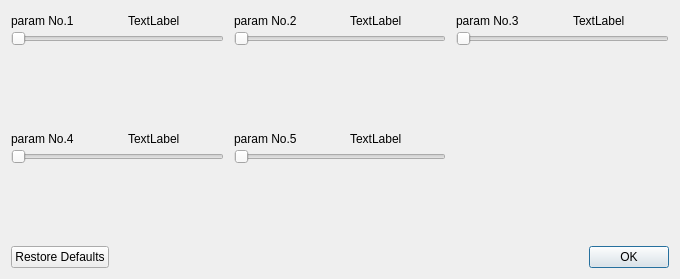
<?xml version="1.0" encoding="UTF-8"?>
<ui version="4.0">
 <class>Dialog5</class>
 <widget class="QDialog" name="Dialog5">
  <property name="geometry">
   <rect>
    <x>0</x>
    <y>0</y>
    <width>680</width>
    <height>279</height>
   </rect>
  </property>
  <property name="maximumSize">
   <size>
    <width>680</width>
    <height>337</height>
   </size>
  </property>
  <property name="windowTitle">
   <string>Manual Fit</string>
  </property>
  <layout class="QGridLayout" name="gridLayout">
   <property name="horizontalSpacing">
    <number>10</number>
   </property>
   <item row="2" column="0" colspan="3">
    <widget class="QDialogButtonBox" name="buttonBox">
     <property name="orientation">
      <enum>Qt::Horizontal</enum>
     </property>
     <property name="standardButtons">
      <set>QDialogButtonBox::Ok|QDialogButtonBox::RestoreDefaults</set>
     </property>
    </widget>
   </item>
   <item row="1" column="1">
    <layout class="QFormLayout" name="formLayout_5">
     <property name="verticalSpacing">
      <number>0</number>
     </property>
     <item row="2" column="0" colspan="2">
      <layout class="QHBoxLayout" name="horizontalLayout_10">
       <property name="spacing">
        <number>0</number>
       </property>
       <item>
        <spacer name="horizontalSpacer_19">
         <property name="orientation">
          <enum>Qt::Horizontal</enum>
         </property>
         <property name="sizeHint" stdset="0">
          <size>
           <width>40</width>
           <height>20</height>
          </size>
         </property>
        </spacer>
       </item>
       <item>
        <spacer name="horizontalSpacer_20">
         <property name="orientation">
          <enum>Qt::Horizontal</enum>
         </property>
         <property name="sizeHint" stdset="0">
          <size>
           <width>40</width>
           <height>20</height>
          </size>
         </property>
        </spacer>
       </item>
      </layout>
     </item>
     <item row="0" column="0" colspan="2">
      <layout class="QHBoxLayout" name="horizontalLayout_9">
       <property name="spacing">
        <number>16</number>
       </property>
       <item>
        <widget class="QLabel" name="lNm5">
         <property name="text">
          <string>param No.5</string>
         </property>
        </widget>
       </item>
       <item>
        <spacer name="horizontalSpacer_17">
         <property name="orientation">
          <enum>Qt::Horizontal</enum>
         </property>
         <property name="sizeHint" stdset="0">
          <size>
           <width>40</width>
           <height>20</height>
          </size>
         </property>
        </spacer>
       </item>
       <item>
        <widget class="QLabel" name="lDig5">
         <property name="text">
          <string>TextLabel</string>
         </property>
        </widget>
       </item>
       <item>
        <spacer name="horizontalSpacer_18">
         <property name="orientation">
          <enum>Qt::Horizontal</enum>
         </property>
         <property name="sizeType">
          <enum>QSizePolicy::Fixed</enum>
         </property>
         <property name="sizeHint" stdset="0">
          <size>
           <width>44</width>
           <height>20</height>
          </size>
         </property>
        </spacer>
       </item>
      </layout>
     </item>
     <item row="1" column="0" colspan="2">
      <widget class="QSlider" name="sld5">
       <property name="orientation">
        <enum>Qt::Horizontal</enum>
       </property>
      </widget>
     </item>
    </layout>
   </item>
   <item row="0" column="1">
    <layout class="QFormLayout" name="formLayout_2">
     <property name="verticalSpacing">
      <number>0</number>
     </property>
     <item row="2" column="0" colspan="2">
      <layout class="QHBoxLayout" name="horizontalLayout_4">
       <property name="spacing">
        <number>0</number>
       </property>
       <item>
        <spacer name="horizontalSpacer_7">
         <property name="orientation">
          <enum>Qt::Horizontal</enum>
         </property>
         <property name="sizeHint" stdset="0">
          <size>
           <width>40</width>
           <height>20</height>
          </size>
         </property>
        </spacer>
       </item>
       <item>
        <spacer name="horizontalSpacer_8">
         <property name="orientation">
          <enum>Qt::Horizontal</enum>
         </property>
         <property name="sizeHint" stdset="0">
          <size>
           <width>40</width>
           <height>20</height>
          </size>
         </property>
        </spacer>
       </item>
      </layout>
     </item>
     <item row="0" column="0" colspan="2">
      <layout class="QHBoxLayout" name="horizontalLayout_3">
       <property name="spacing">
        <number>16</number>
       </property>
       <item>
        <widget class="QLabel" name="lNm2">
         <property name="text">
          <string>param No.2</string>
         </property>
        </widget>
       </item>
       <item>
        <spacer name="horizontalSpacer_5">
         <property name="orientation">
          <enum>Qt::Horizontal</enum>
         </property>
         <property name="sizeHint" stdset="0">
          <size>
           <width>40</width>
           <height>20</height>
          </size>
         </property>
        </spacer>
       </item>
       <item>
        <widget class="QLabel" name="lDig2">
         <property name="text">
          <string>TextLabel</string>
         </property>
        </widget>
       </item>
       <item>
        <spacer name="horizontalSpacer_6">
         <property name="orientation">
          <enum>Qt::Horizontal</enum>
         </property>
         <property name="sizeType">
          <enum>QSizePolicy::Fixed</enum>
         </property>
         <property name="sizeHint" stdset="0">
          <size>
           <width>44</width>
           <height>20</height>
          </size>
         </property>
        </spacer>
       </item>
      </layout>
     </item>
     <item row="1" column="0" colspan="2">
      <widget class="QSlider" name="sld2">
       <property name="orientation">
        <enum>Qt::Horizontal</enum>
       </property>
      </widget>
     </item>
    </layout>
   </item>
   <item row="1" column="0">
    <layout class="QFormLayout" name="formLayout_4">
     <property name="verticalSpacing">
      <number>0</number>
     </property>
     <item row="2" column="0" colspan="2">
      <layout class="QHBoxLayout" name="horizontalLayout_8">
       <property name="spacing">
        <number>0</number>
       </property>
       <item>
        <spacer name="horizontalSpacer_15">
         <property name="orientation">
          <enum>Qt::Horizontal</enum>
         </property>
         <property name="sizeHint" stdset="0">
          <size>
           <width>40</width>
           <height>20</height>
          </size>
         </property>
        </spacer>
       </item>
       <item>
        <spacer name="horizontalSpacer_16">
         <property name="orientation">
          <enum>Qt::Horizontal</enum>
         </property>
         <property name="sizeHint" stdset="0">
          <size>
           <width>40</width>
           <height>20</height>
          </size>
         </property>
        </spacer>
       </item>
      </layout>
     </item>
     <item row="0" column="0" colspan="2">
      <layout class="QHBoxLayout" name="horizontalLayout_7">
       <property name="spacing">
        <number>16</number>
       </property>
       <item>
        <widget class="QLabel" name="lNm4">
         <property name="text">
          <string>param No.4</string>
         </property>
        </widget>
       </item>
       <item>
        <spacer name="horizontalSpacer_13">
         <property name="orientation">
          <enum>Qt::Horizontal</enum>
         </property>
         <property name="sizeHint" stdset="0">
          <size>
           <width>40</width>
           <height>20</height>
          </size>
         </property>
        </spacer>
       </item>
       <item>
        <widget class="QLabel" name="lDig4">
         <property name="text">
          <string>TextLabel</string>
         </property>
        </widget>
       </item>
       <item>
        <spacer name="horizontalSpacer_14">
         <property name="orientation">
          <enum>Qt::Horizontal</enum>
         </property>
         <property name="sizeType">
          <enum>QSizePolicy::Fixed</enum>
         </property>
         <property name="sizeHint" stdset="0">
          <size>
           <width>44</width>
           <height>20</height>
          </size>
         </property>
        </spacer>
       </item>
      </layout>
     </item>
     <item row="1" column="0" colspan="2">
      <widget class="QSlider" name="sld4">
       <property name="orientation">
        <enum>Qt::Horizontal</enum>
       </property>
      </widget>
     </item>
    </layout>
   </item>
   <item row="0" column="0">
    <layout class="QFormLayout" name="formLayout_1">
     <property name="verticalSpacing">
      <number>0</number>
     </property>
     <item row="2" column="0" colspan="2">
      <layout class="QHBoxLayout" name="horizontalLayout_2">
       <property name="spacing">
        <number>0</number>
       </property>
       <item>
        <spacer name="horizontalSpacer_3">
         <property name="orientation">
          <enum>Qt::Horizontal</enum>
         </property>
         <property name="sizeHint" stdset="0">
          <size>
           <width>40</width>
           <height>20</height>
          </size>
         </property>
        </spacer>
       </item>
       <item>
        <spacer name="horizontalSpacer_4">
         <property name="orientation">
          <enum>Qt::Horizontal</enum>
         </property>
         <property name="sizeHint" stdset="0">
          <size>
           <width>40</width>
           <height>20</height>
          </size>
         </property>
        </spacer>
       </item>
      </layout>
     </item>
     <item row="0" column="0" colspan="2">
      <layout class="QHBoxLayout" name="horizontalLayout_1">
       <property name="spacing">
        <number>16</number>
       </property>
       <item>
        <widget class="QLabel" name="lNm1">
         <property name="text">
          <string>param No.1</string>
         </property>
        </widget>
       </item>
       <item>
        <spacer name="horizontalSpacer_1">
         <property name="orientation">
          <enum>Qt::Horizontal</enum>
         </property>
         <property name="sizeHint" stdset="0">
          <size>
           <width>40</width>
           <height>20</height>
          </size>
         </property>
        </spacer>
       </item>
       <item>
        <widget class="QLabel" name="lDig1">
         <property name="text">
          <string>TextLabel</string>
         </property>
        </widget>
       </item>
       <item>
        <spacer name="horizontalSpacer_2">
         <property name="orientation">
          <enum>Qt::Horizontal</enum>
         </property>
         <property name="sizeType">
          <enum>QSizePolicy::Fixed</enum>
         </property>
         <property name="sizeHint" stdset="0">
          <size>
           <width>44</width>
           <height>20</height>
          </size>
         </property>
        </spacer>
       </item>
      </layout>
     </item>
     <item row="1" column="0" colspan="2">
      <widget class="QSlider" name="sld1">
       <property name="styleSheet">
        <string notr="true"/>
       </property>
       <property name="orientation">
        <enum>Qt::Horizontal</enum>
       </property>
      </widget>
     </item>
    </layout>
   </item>
   <item row="0" column="2">
    <layout class="QFormLayout" name="formLayout_3">
     <property name="verticalSpacing">
      <number>0</number>
     </property>
     <item row="2" column="0" colspan="2">
      <layout class="QHBoxLayout" name="horizontalLayout_6">
       <property name="spacing">
        <number>0</number>
       </property>
       <item>
        <spacer name="horizontalSpacer_11">
         <property name="orientation">
          <enum>Qt::Horizontal</enum>
         </property>
         <property name="sizeHint" stdset="0">
          <size>
           <width>40</width>
           <height>20</height>
          </size>
         </property>
        </spacer>
       </item>
       <item>
        <spacer name="horizontalSpacer_12">
         <property name="orientation">
          <enum>Qt::Horizontal</enum>
         </property>
         <property name="sizeHint" stdset="0">
          <size>
           <width>40</width>
           <height>20</height>
          </size>
         </property>
        </spacer>
       </item>
      </layout>
     </item>
     <item row="0" column="0" colspan="2">
      <layout class="QHBoxLayout" name="horizontalLayout_5">
       <property name="spacing">
        <number>16</number>
       </property>
       <item>
        <widget class="QLabel" name="lNm3">
         <property name="text">
          <string>param No.3</string>
         </property>
        </widget>
       </item>
       <item>
        <spacer name="horizontalSpacer_9">
         <property name="orientation">
          <enum>Qt::Horizontal</enum>
         </property>
         <property name="sizeHint" stdset="0">
          <size>
           <width>40</width>
           <height>20</height>
          </size>
         </property>
        </spacer>
       </item>
       <item>
        <widget class="QLabel" name="lDig3">
         <property name="text">
          <string>TextLabel</string>
         </property>
        </widget>
       </item>
       <item>
        <spacer name="horizontalSpacer_10">
         <property name="orientation">
          <enum>Qt::Horizontal</enum>
         </property>
         <property name="sizeType">
          <enum>QSizePolicy::Fixed</enum>
         </property>
         <property name="sizeHint" stdset="0">
          <size>
           <width>44</width>
           <height>20</height>
          </size>
         </property>
        </spacer>
       </item>
      </layout>
     </item>
     <item row="1" column="0" colspan="2">
      <widget class="QSlider" name="sld3">
       <property name="orientation">
        <enum>Qt::Horizontal</enum>
       </property>
      </widget>
     </item>
    </layout>
   </item>
  </layout>
 </widget>
 <resources/>
 <connections>
  <connection>
   <sender>buttonBox</sender>
   <signal>rejected()</signal>
   <receiver>Dialog5</receiver>
   <slot>reject()</slot>
   <hints>
    <hint type="sourcelabel">
     <x>295</x>
     <y>251</y>
    </hint>
    <hint type="destinationlabel">
     <x>286</x>
     <y>262</y>
    </hint>
   </hints>
  </connection>
  <connection>
   <sender>sld1</sender>
   <signal>valueChanged(int)</signal>
   <receiver>lDig1</receiver>
   <slot>setNum(int)</slot>
   <hints>
    <hint type="sourcelabel">
     <x>106</x>
     <y>110</y>
    </hint>
    <hint type="destinationlabel">
     <x>112</x>
     <y>96</y>
    </hint>
   </hints>
  </connection>
  <connection>
   <sender>sld2</sender>
   <signal>valueChanged(int)</signal>
   <receiver>lDig2</receiver>
   <slot>setNum(int)</slot>
   <hints>
    <hint type="sourcelabel">
     <x>327</x>
     <y>112</y>
    </hint>
    <hint type="destinationlabel">
     <x>340</x>
     <y>95</y>
    </hint>
   </hints>
  </connection>
  <connection>
   <sender>sld3</sender>
   <signal>valueChanged(int)</signal>
   <receiver>lDig3</receiver>
   <slot>setNum(int)</slot>
   <hints>
    <hint type="sourcelabel">
     <x>548</x>
     <y>108</y>
    </hint>
    <hint type="destinationlabel">
     <x>564</x>
     <y>96</y>
    </hint>
   </hints>
  </connection>
  <connection>
   <sender>sld4</sender>
   <signal>valueChanged(int)</signal>
   <receiver>lDig4</receiver>
   <slot>setNum(int)</slot>
   <hints>
    <hint type="sourcelabel">
     <x>89</x>
     <y>185</y>
    </hint>
    <hint type="destinationlabel">
     <x>114</x>
     <y>166</y>
    </hint>
   </hints>
  </connection>
  <connection>
   <sender>sld5</sender>
   <signal>valueChanged(int)</signal>
   <receiver>lDig5</receiver>
   <slot>setNum(int)</slot>
   <hints>
    <hint type="sourcelabel">
     <x>315</x>
     <y>191</y>
    </hint>
    <hint type="destinationlabel">
     <x>336</x>
     <y>167</y>
    </hint>
   </hints>
  </connection>
 </connections>
 <slots>
  <slot>dAccepted()</slot>
 </slots>
</ui>
